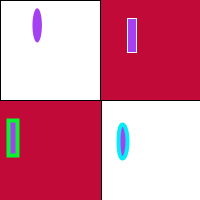
Frame 1 (no input)
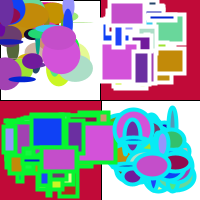
Frame 60 (the mouse pressed at the canvas centre just before this capture)
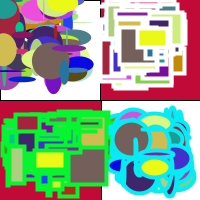
Frame 120 (the mouse held since frame 60 and released just before this capture)

The Processing sketch that drew these frames (run headless with seeded random() and noise(); from frame 60 on, the mouse is pressed at the canvas centre):

// Processing sketch: processing_167968
// ── processing_167968.pde

float r;
float g;
float b;

float diam;
float diami;
float x;
float y;

float c;
float v;

float alt;
float med;

float back;
float down;

void setup () 
{

    
  size(200,200);
  background (#C10A38);
  rect(0,0,100,100);
  rect(101,100,100,100);
  smooth();
  }
  void draw (){
    
    
    r=random (255);
    g=random (255);
    b=random(255);
    diam=random(width/5);
    diami=random(height/5);
    
    
    y=random(0,80);
    x=random(1,80);
    
    c=random(100,150);
    v=random(0,55);
    
    alt=random(1,80);
    med=random(111,160);
    
    back=random(122,180);
    down=random(121,180);
  

    
    
 
    
    noStroke();
    fill(r,g,b);
    ellipse(x,y,diam,diami);
    
    stroke(255);
    
    rect(c,v,diam,diami);
    
    stroke(#07F530);
    strokeWeight(4);
    rect(alt,med,diam,diami);
    
    
    stroke(#07EBF5);
    strokeWeight(4);
    ellipse(back,down,diam,diami);
    }
    void mousePressed()
    {
    fill(0);
    rect(0,0,100,100);
    rect(101,101,100,100);
    }
    
    
   
    
    
    
    
    
    
    
  
    
    
    
    
    
  
    
    
